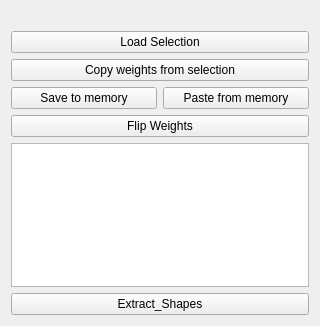
<?xml version="1.0" encoding="UTF-8"?>
<ui version="4.0">
 <class>Form</class>
 <widget class="QWidget" name="Form">
  <property name="geometry">
   <rect>
    <x>0</x>
    <y>0</y>
    <width>320</width>
    <height>326</height>
   </rect>
  </property>
  <property name="windowTitle">
   <string>Form</string>
  </property>
  <layout class="QVBoxLayout" name="verticalLayout">
   <item>
    <widget class="QLabel" name="blend_shape_name_lbl">
     <property name="text">
      <string/>
     </property>
    </widget>
   </item>
   <item>
    <widget class="QPushButton" name="LoadObjectBtn">
     <property name="text">
      <string>Load Selection</string>
     </property>
    </widget>
   </item>
   <item>
    <widget class="QPushButton" name="copy_weights_btn">
     <property name="text">
      <string>Copy weights from selection</string>
     </property>
    </widget>
   </item>
   <item>
    <layout class="QHBoxLayout" name="horizontalLayout">
     <item>
      <widget class="QPushButton" name="save_to_memory_btn">
       <property name="text">
        <string>Save to memory</string>
       </property>
      </widget>
     </item>
     <item>
      <widget class="QPushButton" name="paste_from_memory_btn">
       <property name="text">
        <string>Paste from memory</string>
       </property>
      </widget>
     </item>
    </layout>
   </item>
   <item>
    <widget class="QPushButton" name="FlipWeightsBtn">
     <property name="text">
      <string>Flip Weights</string>
     </property>
    </widget>
   </item>
   <item>
    <widget class="QListWidget" name="listWidget"/>
   </item>
   <item>
    <widget class="QPushButton" name="LinkSelected">
     <property name="text">
      <string>Extract_Shapes</string>
     </property>
    </widget>
   </item>
  </layout>
 </widget>
 <resources/>
 <connections/>
</ui>
